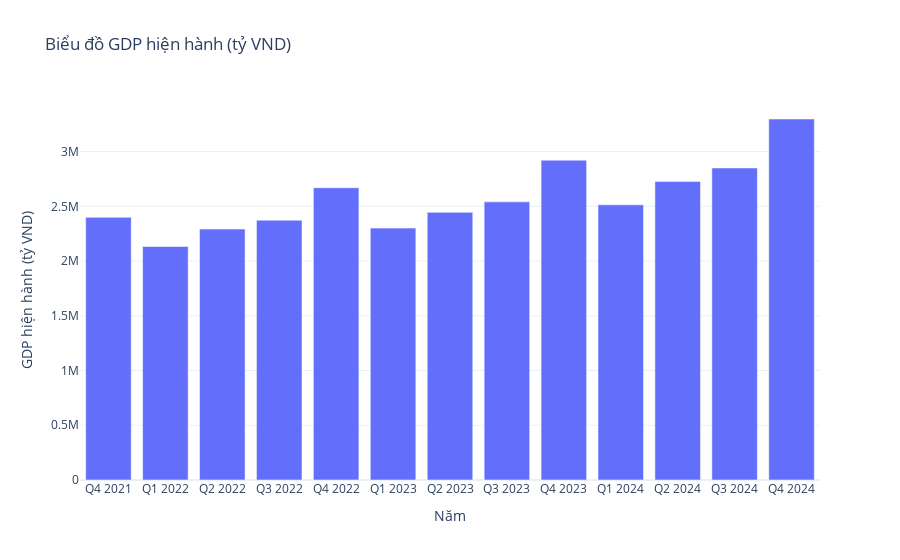

Here is the notebook cell this chart was saved with:
### Code cell
fig = go.Figure()

fig.add_trace(go.Bar(x=gdp_current["Time"].values, y=gdp_current["Value"].values, name="GDP hiện hành"))

fig.update_layout(
    title="Biểu đồ GDP hiện hành (tỷ VND)",
    xaxis_title="Năm",
    yaxis_title="GDP hiện hành (tỷ VND)",
    plot_bgcolor="rgba(0, 0, 0, 0)",
    template="plotly_white"
)

fig.show()

### Figure 1 — Plotly figure (JSON) as saved in the notebook; plotly's stock layout.template omitted (floating-point values rounded to 4 significant figures)
{"data": [{"name": "GDP hiện hành", "type": "bar", "x": ["Q4 2021", "Q1 2022", "Q2 2022", "Q3 2022", "Q4 2022", "Q1 2023", "Q2 2023", "Q3 2023", "Q4 2023", "Q1 2024", "Q2 2024", "Q3 2024", "Q4 2024"], "y": [2399005, 2132796, 2292012, 2373152, 2669131, 2300882, 2444649, 2540588, 2921187, 2513091, 2727565, 2849908, 3297408]}], "layout": {"plot_bgcolor": "rgba(0, 0, 0, 0)", "title": {"text": "Biểu đồ GDP hiện hành (tỷ VND)"}, "xaxis": {"title": {"text": "Năm"}}, "yaxis": {"title": {"text": "GDP hiện hành (tỷ VND)"}}}}
